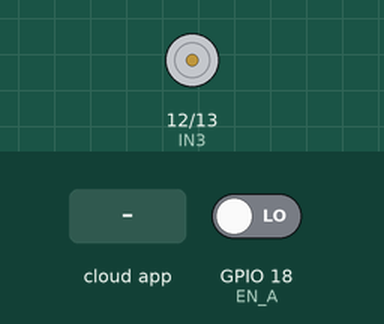
Bench run of a sketch on a simulated ESP32. Parts: motor-driver pin pairs drawn as motors (green arrow = first pin HIGH = forward, orange = second pin HIGH = backward, longer = more drive). The inputs (shaded band) are chosen by the test bench; at power-on: GPIO 18 (EN_A) LOW. The ROS host is connected and sends only what is stated.

Above: at 1.4 s.
1.5 s: the phone or cloud app sets cmd_pwm to 1
At 2.4 s:
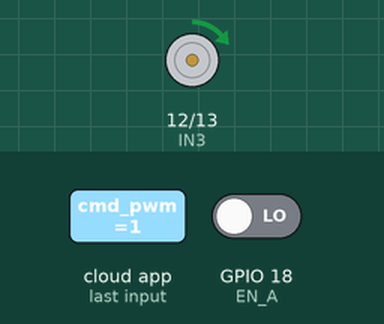
3.0 s: the phone or cloud app sets cmd_pwm to 0
At 3.4 s:
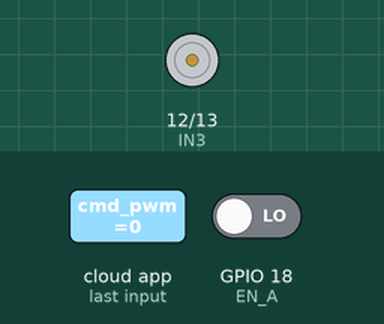
Timing chart, 0 to 6.0 s (numbered marks = the images above; inputs shaded):
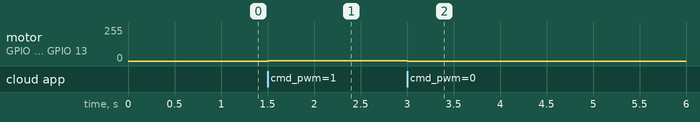

The sketch:

sketch_feb25a.ino
```cpp
#include <micro_ros_arduino.h>

#include <rcl/rcl.h>
#include <rclc/rclc.h>
#include <rclc/executor.h>

#include <std_msgs/msg/int32.h>
#include <std_msgs/msg/float32.h>

#include <math.h>

// ===================== Pines =====================
#define EN_A 18
#define EN_B 19

#define IN3 12  // PWM adelante
#define IN4 13  // PWM reversa

// ===================== Encoder =====================
volatile long pulsos = 0;
long pulsos_ant = 0;

portMUX_TYPE mux = portMUX_INITIALIZER_UNLOCKED;

void IRAM_ATTR int_callback() {
  if (digitalRead(EN_B) == 0) {
    portENTER_CRITICAL_ISR(&mux);
    pulsos++;
    portEXIT_CRITICAL_ISR(&mux);
  } else {
    portENTER_CRITICAL_ISR(&mux);
    pulsos--;
    portEXIT_CRITICAL_ISR(&mux);
  }
}

// Ajusta a tu encoder real
static const double PULSOS_POR_VUELTA = 408.0;

// ===================== Muestreo =====================
static const double Ts = 0.10;              // [s]
static const uint32_t Ts_us = 100000;       // 0.10 s en microsegundos
static uint32_t t_prev_us = 0;

static float w_rad_s = 0.0f;

// ===================== Motor driver =====================
static inline int clamp_int(int x, int lo, int hi) {
  if (x < lo) return lo;
  if (x > hi) return hi;
  return x;
}

void setMotorPwmSigned(int pwmSigned) {
  pwmSigned = clamp_int(pwmSigned, -255, 255);

  int pwmVal = abs(pwmSigned);

  // Stop duro
  if (pwmVal == 0) {
    analogWrite(IN3, 0);
    analogWrite(IN4, 0);
    digitalWrite(IN3, LOW);
    digitalWrite(IN4, LOW);
    return;
  }

  if (pwmSigned > 0) {
    // Adelante: PWM en IN3, IN4 apagado
    analogWrite(IN4, 0);
    digitalWrite(IN4, LOW);
    analogWrite(IN3, pwmVal);
  } else {
    // Reversa: PWM en IN4, IN3 apagado
    analogWrite(IN3, 0);
    digitalWrite(IN3, LOW);
    analogWrite(IN4, pwmVal);
  }
}

// ===================== micro-ROS: objetos =====================
rcl_allocator_t allocator;
rclc_support_t support;
rcl_node_t node;

rcl_subscription_t sub_cmd_pwm;
std_msgs__msg__Int32 msg_cmd_pwm;

rcl_publisher_t pub_vel;
std_msgs__msg__Float32 msg_vel;

rcl_publisher_t pub_pwm_applied;
std_msgs__msg__Int32 msg_pwm_applied;

rclc_executor_t executor;

// ===================== Callbacks =====================
void cb_cmd_pwm(const void *msgin) {
  const std_msgs__msg__Int32 *m = (const std_msgs__msg__Int32 *)msgin;
  int pwm = clamp_int((int)m->data, -255, 255);

  setMotorPwmSigned(pwm);

  // Debug: publica el PWM aplicado realmente
  msg_pwm_applied.data = pwm;
  (void)rcl_publish(&pub_pwm_applied, &msg_pwm_applied, NULL);
}

// ===================== Máquina de estados agente =====================
enum agent_state_t {
  WAITING_AGENT = 0,
  AGENT_AVAILABLE,
  AGENT_CONNECTED,
  AGENT_DISCONNECTED
};

agent_state_t state = WAITING_AGENT;

// Limpia entidades ROS cuando se cae el agente
bool destroy_entities() {
  rcl_ret_t rc = RCL_RET_OK;

  rc |= rcl_subscription_fini(&sub_cmd_pwm, &node);
  rc |= rcl_publisher_fini(&pub_vel, &node);
  rc |= rcl_publisher_fini(&pub_pwm_applied, &node);

  rc |= rcl_node_fini(&node);
  rc |= rclc_executor_fini(&executor);
  rc |= rclc_support_fini(&support);

  return (rc == RCL_RET_OK);
}

// Crea entidades ROS cuando el agente aparece
bool create_entities() {
  allocator = rcl_get_default_allocator();

  // soporte
  if (rclc_support_init(&support, 0, NULL, &allocator) != RCL_RET_OK) return false;

  // nodo
  if (rclc_node_init_default(&node, "esp32_motor_node", "", &support) != RCL_RET_OK) return false;

  // sub /cmd_pwm
  if (rclc_subscription_init_default(
        &sub_cmd_pwm,
        &node,
        ROSIDL_GET_MSG_TYPE_SUPPORT(std_msgs, msg, Int32),
        "/cmd_pwm") != RCL_RET_OK) return false;

  // pub /motor_vel
  if (rclc_publisher_init_default(
        &pub_vel,
        &node,
        ROSIDL_GET_MSG_TYPE_SUPPORT(std_msgs, msg, Float32),
        "/motor_vel") != RCL_RET_OK) return false;

  // pub /motor_pwm_applied
  if (rclc_publisher_init_default(
        &pub_pwm_applied,
        &node,
        ROSIDL_GET_MSG_TYPE_SUPPORT(std_msgs, msg, Int32),
        "/motor_pwm_applied") != RCL_RET_OK) return false;

  // executor
  if (rclc_executor_init(&executor, &support.context, 1, &allocator) != RCL_RET_OK) return false;
  if (rclc_executor_add_subscription(&executor, &sub_cmd_pwm, &msg_cmd_pwm, &cb_cmd_pwm, ON_NEW_DATA) != RCL_RET_OK) return false;

  return true;
}

// ===================== Setup / Loop =====================
void setup() {
  // Pines
  pinMode(EN_A, INPUT);
  pinMode(EN_B, INPUT);

  pinMode(IN3, OUTPUT);
  pinMode(IN4, OUTPUT);
  digitalWrite(IN3, LOW);
  digitalWrite(IN4, LOW);

  attachInterrupt(EN_A, int_callback, RISING);

  // Serial micro-ROS
  Serial.begin(115200);
  delay(200);

  // micro-ROS transport serial
  set_microros_transports();

  // Estado inicial motor apagado
  setMotorPwmSigned(0);

  t_prev_us = micros();
}

void loop() {
  // 1) Máquina de estados: conexión con el agente
  switch (state) {
    case WAITING_AGENT:
      // Ping frecuente hasta que aparezca
      if (rmw_uros_ping_agent(100, 1) == RMW_RET_OK) {
        state = AGENT_AVAILABLE;
      }
      break;

    case AGENT_AVAILABLE:
      if (create_entities()) {
        state = AGENT_CONNECTED;
      } else {
        // si falla, espera y vuelve a intentar
        destroy_entities();
        state = WAITING_AGENT;
      }
      break;

    case AGENT_CONNECTED:
      // Si el agente se cae, pasa a disconnected
      if (rmw_uros_ping_agent(100, 1) != RMW_RET_OK) {
        state = AGENT_DISCONNECTED;
        break;
      }

      // 2) Ejecuta callbacks (recibir /cmd_pwm)
      (void)rclc_executor_spin_some(&executor, RCL_MS_TO_NS(5));

      // 3) Muestreo de velocidad y publish
      if ((uint32_t)(micros() - t_prev_us) >= Ts_us) {
        t_prev_us = micros();

        long p;
        portENTER_CRITICAL(&mux);
        p = pulsos;
        portEXIT_CRITICAL(&mux);

        long deltaP = p - pulsos_ant;
        pulsos_ant = p;

        // rad/s = (deltaP / PPR) * 2*pi / Ts
        double w = ((double)deltaP / PULSOS_POR_VUELTA) * (2.0 * M_PI) / Ts;
        float alpha = 0.05f;
        w_rad_s = alpha * (float)w + (1.0f - alpha) * w_rad_s;

        msg_vel.data = w_rad_s;
        (void)rcl_publish(&pub_vel, &msg_vel, NULL);
      }

      break;

    case AGENT_DISCONNECTED:
      // Apaga motor por seguridad
      setMotorPwmSigned(0);
      destroy_entities();
      state = WAITING_AGENT;
      break;
  }
}
```

Measured:
- after the input at 1.5 s, motor on GPIO 12 (IN3) / GPIO 13 (IN4): stopped → forward 1/255 at once
- after the input at 3.0 s, motor on GPIO 12 (IN3) / GPIO 13 (IN4): forward 1/255 → stopped at once
